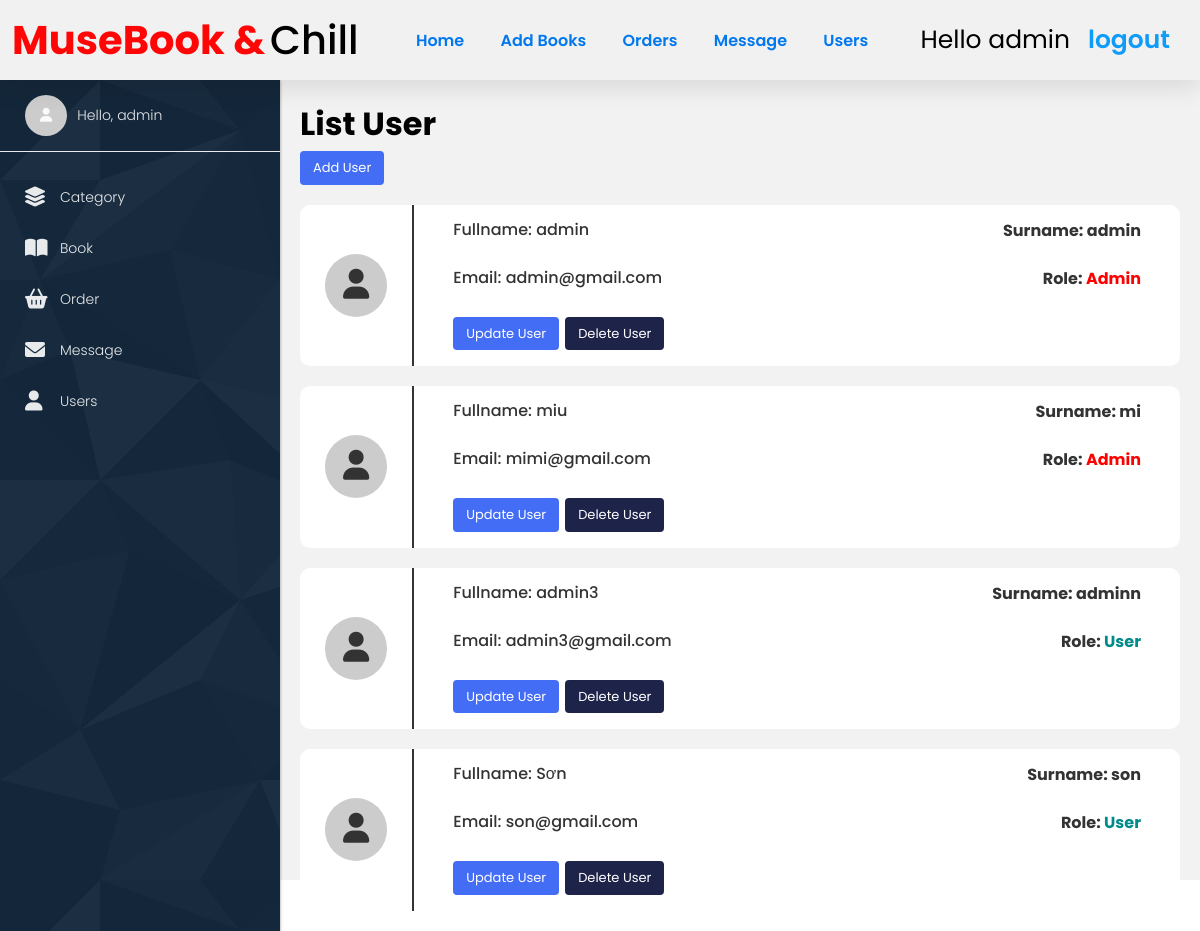
The page /users_detail.php (signed in) on the database its author committed.
### tables this page shows
CREATE TABLE `users_info` (
  `Id` int(100) NOT NULL,
  `name` varchar(20) NOT NULL,
  `surname` varchar(20) NOT NULL,
  `email` varchar(20) NOT NULL,
  `password` varchar(20) NOT NULL,
  `user_type` varchar(20) NOT NULL DEFAULT 'user'
);

### users_detail.php (the view, shortened to what this page needs)
<?php
include 'config.php';
?>
<!DOCTYPE html>
<html lang="en">
<head>
    <link rel="stylesheet" href="./css/register.css">
    <link rel="stylesheet" href="./css/index_book.css">
    <link rel="stylesheet" href="./css/admin.css">
    <link rel="stylesheet" href="https://cdnjs.cloudflare.com/ajax/libs/font-awesome/6.0.0/css/all.min.css">
</head>
<body>
    <?php include './admin_header.php' ?>
    <div class="wrapper">
        <?php include './admin_sidebar.php' ?>
        <div class="container-admin">
            <h1 class="title mb-2">List User</h1>
            <a href="add_user.php" class="btn btn-primary ml-0 mb-20">Add User</a>
            <div class="row">
                <?php
                $select_user = mysqli_query($conn, "SELECT * FROM users_info") or die('query failed');
                if (mysqli_num_rows($select_user) > 0) {
                    while ($one = mysqli_fetch_assoc($select_user)) {
                ?>
                <div class="col-12 mb-20">
                    <div class="card-dashboard card-user-admin">
                        <div class="card-icon-admin rounded-circle">
                            <i class="fa-solid fa-user text-dark"></i>
                        </div>
                        <div class="card-body border-left-dark">
                            <div class="d-flex align-items-center justify-content-between">
                                <h5 class="card-title text-dark">Fullname: <?=$one['name']?></h5>
                                <h6 class="card-title text-dark">Surname: <?=$one['surname']?></h6>
                            </div>
                            <div class="d-flex align-items-center justify-content-between">
                                <h5 class="card-title text-dark">Email: <?=$one['email']?></h5>
                                <h6 class="card-title text-dark">Role: <span style="color: <?=$one['user_type'] == 'Admin' ? 'red' : 'darkcyan'?>"><?=$one['user_type']?></span></h6>
                            </div>
                            <div class="buttons" style="display: flex;">
                                <a href="update_user.php?id=<?=$one['Id']?>" class="ml-0 btn btn-primary">Update User</a>
                                <a href="delete_user.php?id=<?=$one['Id']?>" onclick="return confirm('Do you want to delete this user');" class="btn btn-list-book">Delete User</a>
                            </div>
                        </div>
                    </div>
                </div>
                <?php
                        }
                    }
                ?>
            </div>
        </div>
    </div>
</body>
</html>

### css/register.css (style rules this page uses)
* { text-decoration: none; margin: 0; padding: 0; box-sizing: border-box; outline: none; border: none; font-family: "Raleway", sans-serif; font-optical-sizing: auto; font-style: normal; }
html { overflow-x: hidden; top: 0; bottom: 0; left: 0; right: 0; }

### css/index_book.css (style rules this page uses)
* { text-decoration: none; margin: 0; padding: 0; font-family: "Poppins", sans-serif; box-sizing: border-box; outline: none; border:none; }

### css/admin.css (style rules this page uses)
* { text-decoration: none; margin: 0; padding: 0; font-family: "Poppins", sans-serif; box-sizing: border-box; outline: none; border: none; }
.card-body { -ms-flex: 1 1 auto; flex: 1 1 auto; padding: 1.25rem; }
.card-title { margin-bottom: 0.75rem; }
.card-body h5 { font-size: 1.25rem; margin-bottom: 0.5rem; font-family: inherit; font-weight: 500; line-height: 1.2; color: inherit; margin-top: 0; }
.btn:not(:disabled):not(.disabled) { cursor: pointer; }
.btn-primary { color: #fff; background-color: rgb(68, 109, 245); border-color: rgb(14, 13, 13); }
.btn { display: inline-block; font-weight: 400; text-align: center; white-space: nowrap; vertical-align: middle; user-select: none; border: 1px solid transparent; padding: 0.375rem 0.75rem; font-size: 13px; margin: 3px; line-height: 1.5; border-radius: 0.25rem; transition: color .15s ease-in-out,background-color .15s ease-in-out,border-color .15s ease-in-out,box-shadow .15s ease-in-out; }
a { color: #ff0000; text-decoration: none; background-color: transparent; }
.wrapper { display: flex; height: 100%; }
.container-admin { flex: 1; padding: 20px 20px 20px 300px; background-color: #f2f2f2; height: 100vh; }
.d-flex { display: flex; }
.row { display: flex; flex-wrap: wrap; margin: 0 -15px; }
.col-12 { flex: 0 0 100%; max-width: 100%; padding: 0 15px; box-sizing: border-box; }
.mb-20 { margin-bottom: 20px; }
.ml-0 { margin-left: 0 !important; }
.align-items-center { align-items: center; }
.justify-content-between { justify-content: space-between; }
.card-dashboard { display: flex; align-items: center; border-radius: 10px; }
.card-body { padding: 13px 39px !important; border-left: 2px solid #fff; }
.card-title { color: #fff !important; font-size: 16px !important; height: 36px; }
.card-user-admin { background-color: #fff; }
.btn-list-book { background-color: #1e234a; color: #fff; }
.border-left-dark { border-left: 2px solid #333 !important; }
.text-dark { color: #333 !important; }
.rounded-circle { border-radius: 50%; }
.card-icon-admin { padding: 15px 18px; margin: 0 25px; background-color: #ccc; }
.card-icon-admin i { font-size: 30px; color: #333; }

### rows shown on the page
users_info: name "admin", surname "admin", email "admin@gmail.com", user_type "Admin"
users_info: name "miu", surname "mi", email "mimi@gmail.com", user_type "Admin"
users_info: name "admin3", surname "adminn", email "admin3@gmail.com", user_type "User"
users_info: name "Sơn", surname "son", email "son@gmail.com", user_type "User"

### other values the page prints
$_SESSION['admin_name'] "admin"
